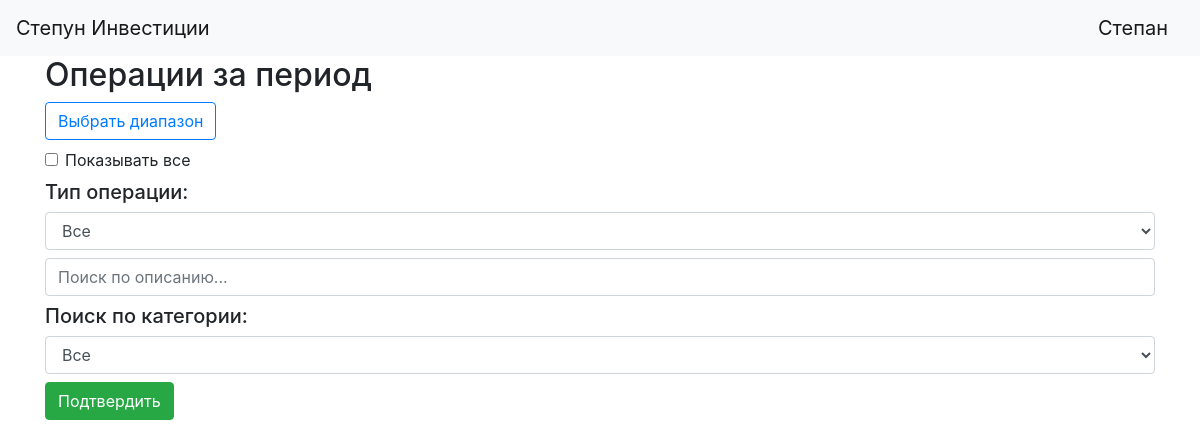
The page /operations (signed in) on the database as committed earlier.
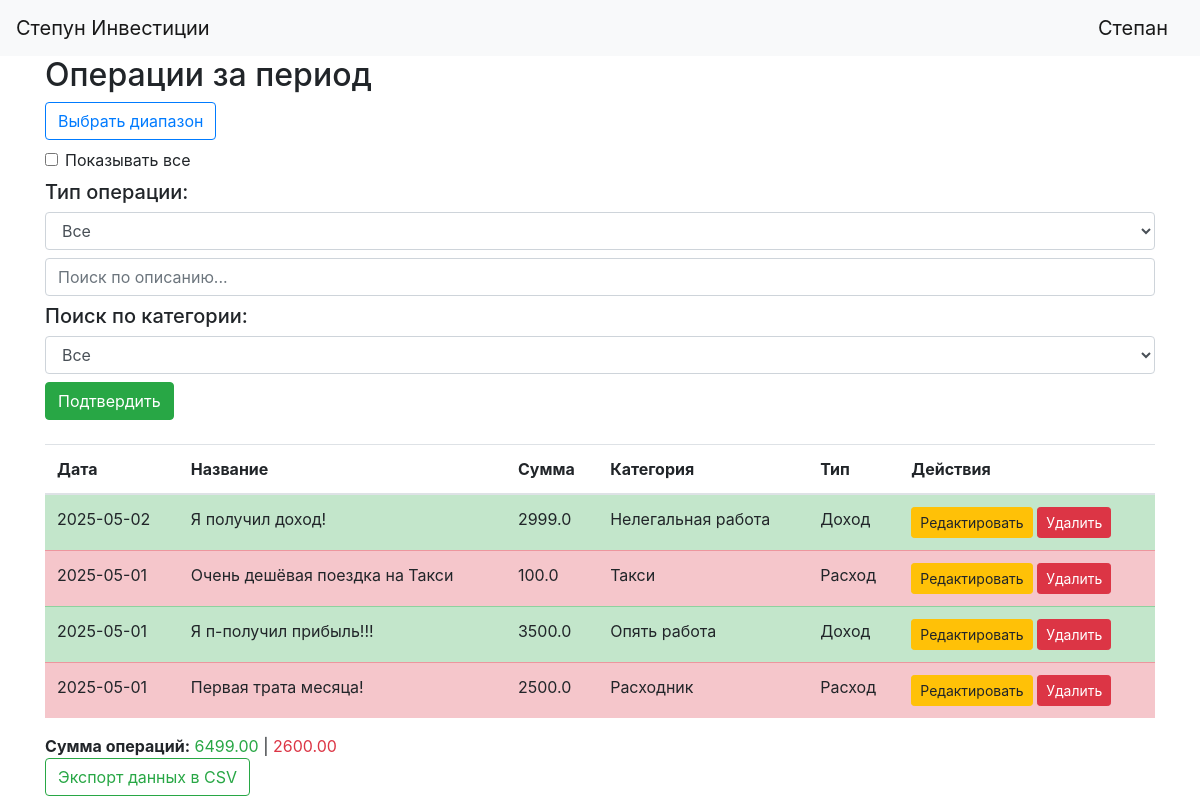
The same page on the database as committed later.
### data/operations.py (models this page shows, shortened)
class Operation(SqlAlchemyBase):
    __tablename__ = 'operations'
    id = sqlalchemy.Column(sqlalchemy.Integer, primary_key=True, autoincrement=True)
    date = sqlalchemy.Column(sqlalchemy.DateTime, default=datetime.datetime.now)
    user_id = sqlalchemy.Column(sqlalchemy.Integer, sqlalchemy.ForeignKey("users.id"))
    user = orm.relationship('User')
    amount = sqlalchemy.Column(sqlalchemy.Float, nullable=False)
    category_id = sqlalchemy.Column(sqlalchemy.Integer, sqlalchemy.ForeignKey("category.id"))
    category = orm.relationship("Category")
    type = sqlalchemy.Column(sqlalchemy.String, nullable=False)
    description = sqlalchemy.Column(sqlalchemy.String, nullable=True)

### data/category.py (models this page shows)
class Category(SqlAlchemyBase):
    __tablename__ = 'category'
    id = sqlalchemy.Column(sqlalchemy.Integer, primary_key=True, autoincrement=True)
    name = sqlalchemy.Column(sqlalchemy.String, nullable=True)
    type = sqlalchemy.Column(sqlalchemy.String, nullable=False)
    user_id = sqlalchemy.Column(sqlalchemy.Integer, sqlalchemy.ForeignKey("users.id"), nullable=True)
    user = orm.relationship('User')

### main.py (the view, shortened to what this page needs)
@app.route("/operations", methods=["GET", "POST"])
@login_required
def operations():
    form = PeriodForm()
    page = int(request.args.get("page", 1))
    per_page = 10
    today = date.today()
    start_date = today.replace(day=1)
    end_date = today
    selected_type = 'all'
    selected_category = 'all'
    show_all = False
    search_query = ''
    user_operations = current_user.operations
    db_sess = db_session.create_session()
    user_categories = [{
        'id': c.id,
        'name': c.name,
        'type': c.type
    } for c in current_user.categories]
    base_categories = [{
        'id': c.id,
        'name': c.name,
        'type': c.type
    } for c in db_sess.query(Category).filter(Category.user_id == None)]
    all_categories = [{'id': 'all', 'name': 'Все', 'type': 'all'}]
    all_categories.extend(base_categories + user_categories)
    form.category.choices = [(str(c['id']), c['name']) for c in all_categories]
    if request.method == "POST":
        date_range_str = form.date_range.data
        selected_type = form.operation_type.data
        selected_category = form.category.data
        show_all = 'show_all' in request.form
        search_query = request.form.get('search_query', '')
        if not show_all and date_range_str:
            try:
                start_str, end_str = date_range_str.split(" to ")
                start_date = datetime.strptime(start_str.strip(), "%Y-%m-%d").date()
                end_date = datetime.strptime(end_str.strip(), "%Y-%m-%d").date()
            except ValueError:
                return redirect("/operations")
    else:
        selected_category = request.args.get("selected_category", "all")
        selected_type = request.args.get("selected_type", "all")
        date_range_str = request.args.get("date_range")
        form.date_range.data = ' to '.join([f"{start_date}", f"{end_date}"])
        form.operation_type.data = selected_type
        form.category.data = selected_category
    operations_in_period = user_operations
    if not show_all:
        operations_in_period = filter(
            lambda op: start_date <= op.date.date() <= end_date,
            operations_in_period
        )
    if selected_type != 'all':
        operations_in_period = filter(lambda op: op.type == selected_type, operations_in_period)
    if selected_category != 'all':
        operations_in_period = filter(lambda op: str(op.category_id) == selected_category, operations_in_period)
    if search_query:
        operations_in_period = filter(lambda op: search_query.lower() in op.description.lower(), operations_in_period)
    operations_in_period = list(operations_in_period)
    operations_in_period.sort(key=lambda op: op.date, reverse=True)
    total_pages = math.ceil(len(operations_in_period) / per_page)
    start = (page - 1) * per_page
    end = start + per_page
    current_ops = operations_in_period[start:end]
    return render_template(
        "operations.html",
        form=form,
        operations=current_ops,
        total_pages=total_pages,
        current_page=page,
        selected_type=selected_type,
        selected_category=selected_category,
        show_all=show_all,
        search_query=search_query,
        categories=all_categories
    )

### forms/period.py
class PeriodForm(FlaskForm):
    date_range = HiddenField()
    operation_type = SelectField(
        'Тип операции',
        choices=[('all', 'Все'), ('income', 'Доходы'), ('expense', 'Расходы')],
        default='all',
        validators=[DataRequired()]
    )
    category = SelectField('Категория', choices=[('all', 'Все')], default='all', validators=[Optional()])
    submit = SubmitField("Подтвердить")

### data/db_session.py (called while the page is built)
def create_session() -> Session:
    global __factory
    return __factory()

### main.py (called while the page is built)
@login_manager.user_loader
def load_user(user_id):
    db_sess = db_session.create_session()
    return db_sess.query(User).get(user_id)

### templates/operations.html (shortened to what this page needs)
{% extends "base.html" %}
{% block content %}
<h2>Операции за период</h2>
<form method="POST" id="filterForm">
    <button type="button" class="btn btn-outline-primary mb-2" id="openPicker">Выбрать диапазон</button>
    <div class="form-check mb-2">
        <input class="form-check-input" type="checkbox" id="show_all" name="show_all" {% if show_all %}checked{% endif %}>
        <label class="form-check-label" for="show_all">Показывать все</label>
    </div>
    <h5>Тип операции:</h5>
    {{ form.operation_type(class="form-control mb-2") }}
    <input type="text" name="search_query" class="form-control mb-2" placeholder="Поиск по описанию..." value="{{ search_query }}">
    <h5>Поиск по категории:</h5>
    {{ form.category(class="form-control mb-2") }}
    {{ form.submit(class="btn btn-success") }}
</form>
{% if operations %}
    {% set ns = namespace(income=0, expense=0) %}
    <table class="table table-striped mt-4">
        <thead>
            <tr>
                <th>Дата</th>
                <th>Название</th>
                <th>Сумма</th>
                <th>Категория</th>
                <th>Тип</th>
                <th>Действия</th>
            </tr>
        </thead>
        <tbody>
            {% for op in operations %}
                {% if op.type == 'income' %}
                    {% set ns.income = ns.income + op.amount %}
                {% else %}
                    {% set ns.expense = ns.expense + op.amount %}
                {% endif %}
                <tr class="{{ 'table-success' if op.type == 'income' else 'table-danger' }}">
                    <td>{{ op.date.strftime('%Y-%m-%d') }}</td>
                    <td>{{ op.description }}</td>
                    <td>{{ op.amount }}</td>
                    {% set matched_category = categories | selectattr('id', 'equalto', op.category_id) | list | first %}
                    <td>{{ matched_category.name if matched_category else 'Без категории' }}</td>
                    <td>{{ 'Доход' if op.type == 'income' else 'Расход' }}</td>
                    <td>
                        <a href="{{ url_for('edit_operation', id=op.id) }}" class="btn btn-warning btn-sm">Редактировать</a>
                        <form method="POST" action="{{ url_for('delete_operation', id=op.id) }}"
                              style="display:inline;" onsubmit="return confirm('Удалить операцию?');">
                            <button type="submit" class="btn btn-danger btn-sm">Удалить</button>
                        </form>
                    </td>
                </tr>
            {% endfor %}
        </tbody>
    </table>
    <div class="mt-3 fs-5">
       <strong>Сумма операций:</strong> <span class="text-success">{{ "%.2f"|format(ns.income) }}</span> | <span class="text-danger">{{ "%.2f"|format(ns.expense) }}</span><br>
    </div>
    <button class="btn btn-outline-success mb-3" id="exportCSV">Экспорт данных в CSV</button>
{% endif %}
{% endblock %}

Rows that differ between the two databases and show on the page:
added Operation: date "2025-05-02", description "Я получил доход!", amount "2999.0", type "Доход"
now on this page (row unchanged): Category: name "Нелегальная работа"
added Operation: date "2025-05-01", description "Очень дешёвая поездка на Такси", amount "100.0", type "Расход"
now on this page (row unchanged): Category: name "Такси"
added Operation: date "2025-05-01", description "Я п-получил прибыль!!!", amount "3500.0", type "Доход"
now on this page (row unchanged): Category: name "Опять работа"
added Operation: date "2025-05-01", description "Первая трата месяца!", amount "2500.0", type "Расход"
now on this page (row unchanged): Category: name "Расходник"
Other text that changed with them:
{{ "%.2f"|format(ns.income) }}: (not shown) → "6499.00"
{{ "%.2f"|format(ns.expense) }}: (not shown) → "2600.00"
text now shown: "Дата Название Сумма Категория Тип Действия Сумма операций: | Экспорт данных в CSV"
